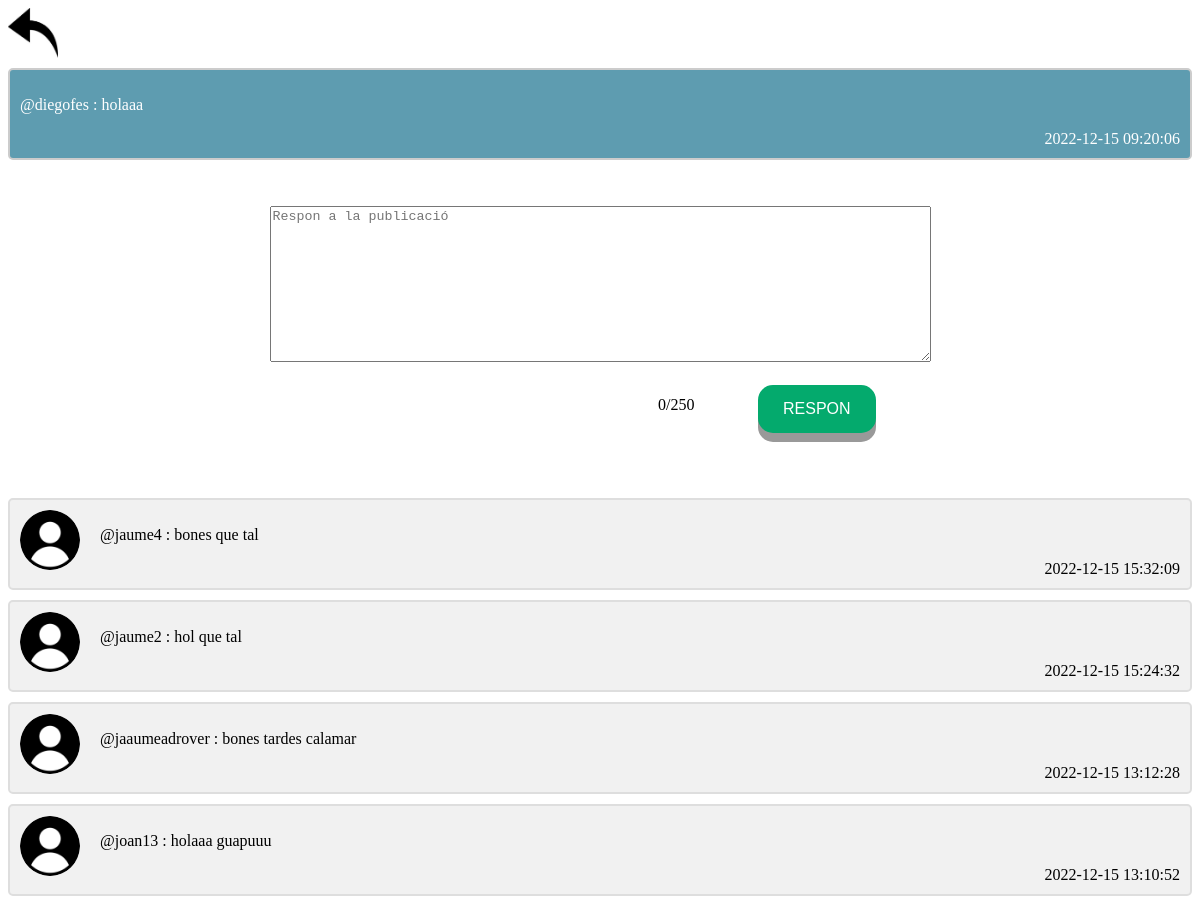
/SocialNetwork/html/fil.php?idPubli=102 (signed in), run on the app's committed database.
### tables this page shows
CREATE TABLE `publicacio` (
  `idPublicacio` int(5) NOT NULL,
  `text` varchar(250) DEFAULT NULL,
  `dataPublicacio` datetime DEFAULT NULL,
  `idUsuari` varchar(20) DEFAULT NULL,
  `idHistoria` int(5) DEFAULT NULL
);

CREATE TABLE `resposta` (
  `idResposta` int(6) NOT NULL,
  `textResposta` varchar(250) DEFAULT NULL,
  `dataResposta` datetime DEFAULT NULL,
  `idUsuari` varchar(20) DEFAULT NULL,
  `idPublicacioRenviada` int(5) DEFAULT NULL
);

### SocialNetwork/html/fil.php (the view, shortened to what this page needs)
<?php
    include "../includes/conection.php";
    $idPubli=$_GET['idPubli'];
    $publicacions="SELECT * FROM Publicacio WHERE idPublicacio = '" . $idPubli . "'";
    $consulta1 = mysqli_query($conexio,$publicacions);
    $rowPubli = mysqli_fetch_array($consulta1);
?>
<div id="back">
            <a href="principal.php" ?><img src="../images/back.png" width="50"
        height="50" alt="Snow"></a>
        </div>
    <div class='container darker'>
        <p><?php    echo "@". $rowPubli["idUsuari"]." : " .$rowPubli["text"] ?></p>
        <span class="time-right"><?php echo $rowPubli["dataPublicacio"];?></span>
    </div>
    <form id="formPublicacio" action=<?php echo "insertResposta.php" ?> method="GET">
        <br>
        <br>
        <div class="justified">
          <textarea onkeyup="countChar(this);"rows="10" cols="80" id="resposta" placeholder="Respon a la publicació"></textarea>
        </div>
        <br>
        <div id="container">
        <div id="charCounter">0/250</div>
        <div id="buttonResposta" >
          <form>
            <button id="btnres" type="submit" form="formPublicacio" onclick="getResposta();">RESPON</button>
          </form>
        </div>
        <br>
        <br>
        <br>
        <br>
        <br>
        <br>
        <div style="overflow-y: scroll;">
      <?php
      $respostes = "SELECT * FROM Resposta WHERE idPublicacioRenviada = '" . $idPubli . "' ORDER BY dataResposta DESC";
      $consulta = mysqli_query($conexio,$respostes);
      while($row = mysqli_fetch_array($consulta)){
      ?>
        <div class='container'>
        <img src="../images/user-icon.png" >
        <p><?php    echo "@". $row["idUsuari"]." : " .$row["textResposta"] ?></p>
        <span class="time"><?php echo $row["dataResposta"];?></span>
        </div>
        <?php
        }
        ?>
      </div>
</form>

### SocialNetwork/html/fil.php (style rules this page uses)
.container { border: 2px solid #dedede; background-color: #f1f1f1; border-radius: 5px; padding: 10px; margin: 10px 0; }
.darker { border-color: #ccc; background-color: #5E9CB0; color: white; }
.container::after { content: ""; clear: both; display: table; }
.container img { float: left; max-width: 60px; width: 100%; margin-right: 20px; border-radius: 50%; }
textarea { width: auto; }
div.justified { display: flex; justify-content: center; }
#container { position: relative; height: 100px; }
#charCounter { position: absolute; top: 16px; left: 650px; }
#buttonResposta { position: absolute; top: 5px; left: 750px; }
#btnres { padding: 15px 25px; font-size: 16px; text-align: center; cursor: pointer; outline: none; color: #fff; background-color: #04AA6D; border: none; border-radius: 15px; box-shadow: 0 9px #999; }
.time-right { float: right; color: white; }
.time { float: right; color: black; }
a { text-decoration:none; }

### data on the page
publicacio: idUsuari "diegofes", text "holaaa", dataPublicacio "2022-12-15 09:20:06"
resposta: idUsuari "jaume4", textResposta "bones que tal", dataResposta "2022-12-15 15:32:09"
resposta: idUsuari "jaume2", textResposta "hol que tal", dataResposta "2022-12-15 15:24:32"
resposta: idUsuari "jaaumeadrover", textResposta "bones tardes calamar", dataResposta "2022-12-15 13:12:28"
resposta: idUsuari "joan13", textResposta "holaaa guapuuu", dataResposta "2022-12-15 13:10:52"
